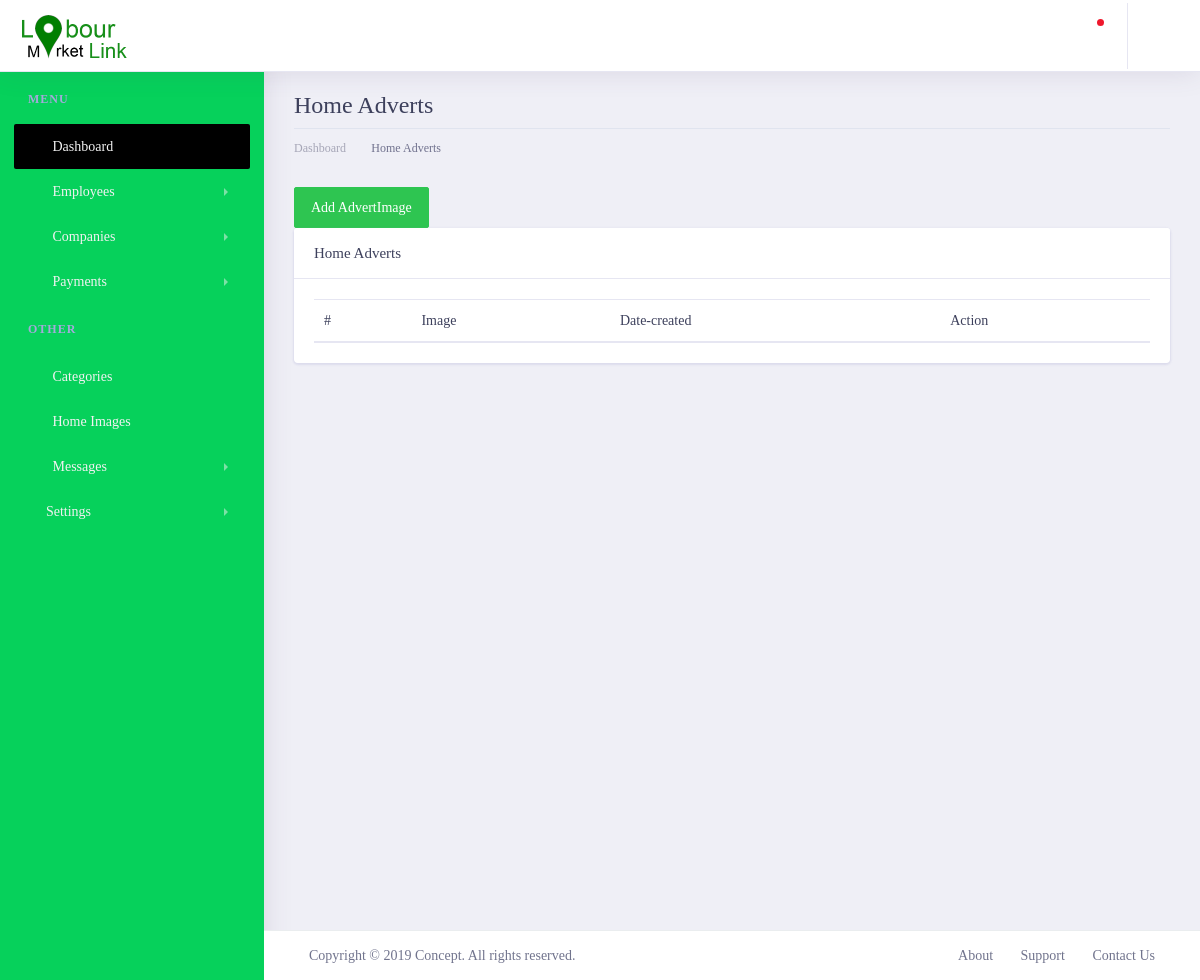
Before: /lmladmin/carouselImages/ with the older database file.
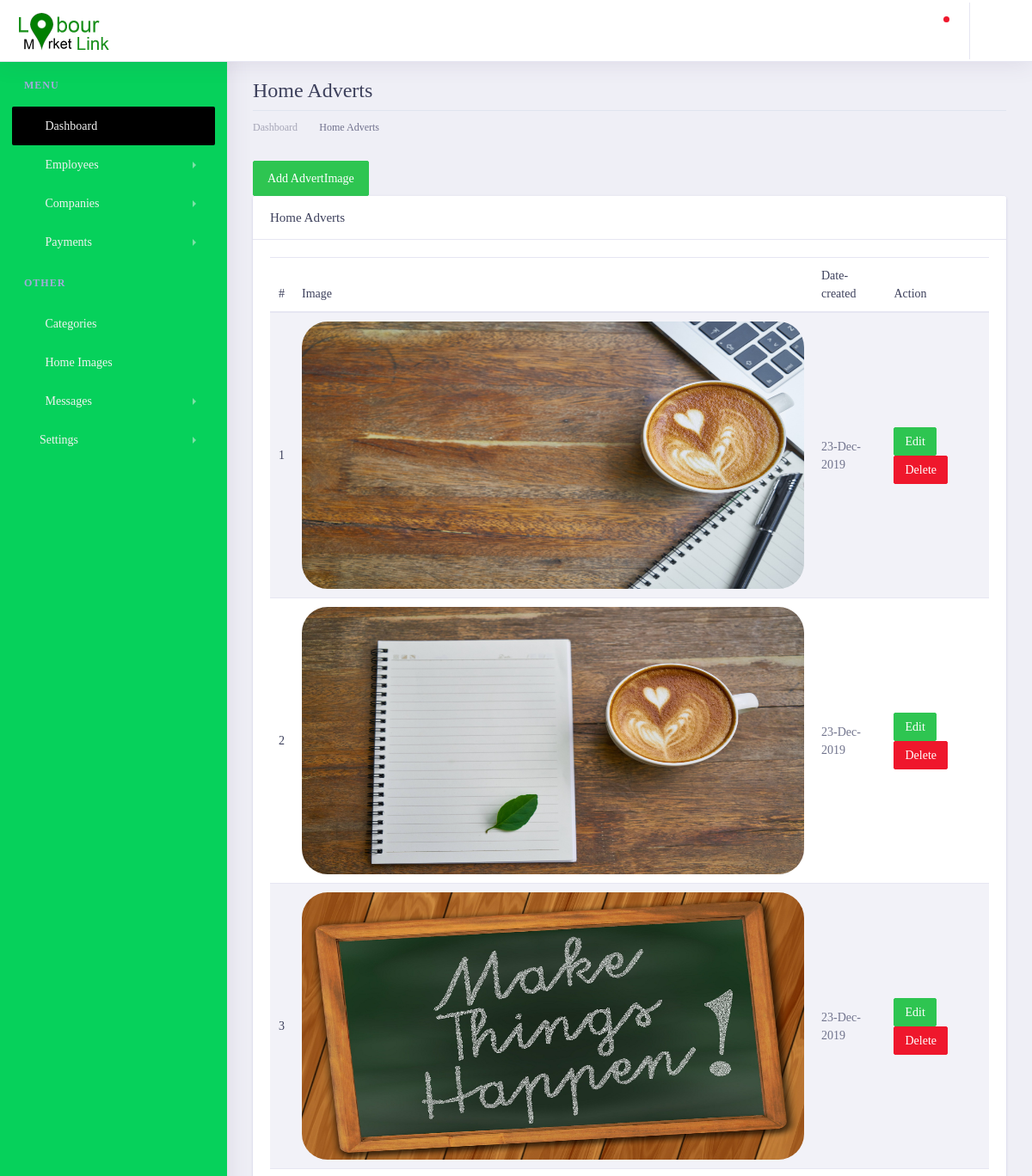
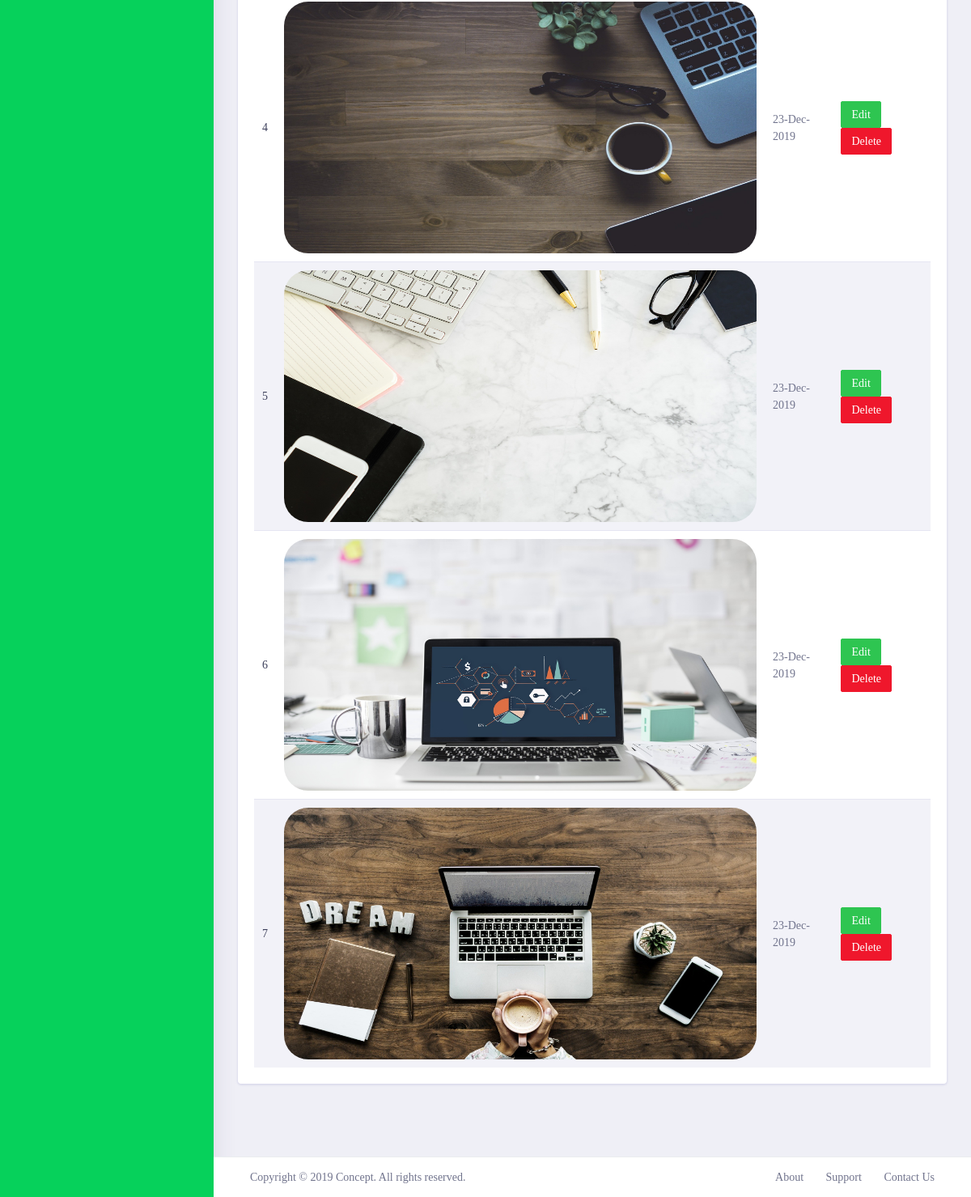
After: the same page with the newer database file (2 pictures, top to bottom).
### lmlappadmin/models.py (models this page shows, shortened)
class AdvertCarousel(models.Model):
    carousel_image = models.ImageField(upload_to='home_couresel',max_length=250,null=False, blank=False  ) #height_field=None, width_field=None,
    created_at = models.DateTimeField(auto_now_add=True)
    updated_at = models.DateTimeField(auto_now=True)

### lmlappadmin/views.py (the view, shortened to what this page needs)
# urls.py: path('carouselImages/',views.carouselImages, name='carouselImages'),
def carouselImages(request):
    context = {
        'title': 'Categories',
        'images': AdvertCarousel.objects.order_by('-created_at'),
    }
    return render(request, 'advertimages/carouselimages.html', context)

### lmlapp/templatetags/call_methods.py (called while the page is built)
@register.filter(name='contactushome')
def comments(request):
    contactushome = ContactUsHome.objects.filter(status="UNREAD").order_by("-created_at")
    if contactushome is not None:
        return contactushome
    return False

@register.filter(name='contactushomecount')
def commentscount(request):
    contactushomecount = ContactUsHome.objects.count()
    if contactushomecount > 0:
        return contactushomecount
    return False

### lmlappadmin/templates/advertimages/carouselimages.html (shortened to what this page needs)
{% extends 'admin/layout.html' %}
{% load static %}
{% block content %}
       <div class="dashboard-wrapper ml-0">
            <div class="container-fluid  dashboard-content">
                <div class="row">
                    <div class="col-xl-12 col-lg-12 col-md-12 col-sm-12 col-12">
                        <div class="page-header">
                            <h2 class="pageheader-title">Home Adverts</h2>
                            <div class="page-breadcrumb">
                                <nav aria-label="breadcrumb">
                                    <ol class="breadcrumb">
                                        <li class="breadcrumb-item"><a href="{% url 'LMLAdmin:home' %}" class="breadcrumb-link">Dashboard</a></li>
                                        <li class="breadcrumb-item active" aria-current="page">Home Adverts</li>
                                    </ol>
                                </nav>
                            </div>
                        </div>
                    </div>
                </div>
                <div class="row">
                    <div class="col-xl-12 col-lg-12 col-md-12 col-sm-12 col-12">
                            <button type="button" class="btn btn-success " data-toggle="modal" data-target="#exampleModal">
                              Add AdvertImage
                            </button>
                            <div class="card">
                                <h5 class="card-header">Home Adverts</h5>
                                <div class="card-body">
                                    <table class="table table-striped">
                                        <thead>
                                            <tr>
                                                <th scope="col">#</th>
                                                <th scope="col">Image</th>
                                                <th scope="col">Date-created</th>
                                                <th scope="col">Action</th>
                                            </tr>
                                        </thead>
                                        <tbody>
                                            {% for image in images %}
                                            <tr>
                                                <th scope="row">{{ forloop.counter }}</th>
                                                <td>
                                                    <div style="width: 584px; height: 311px; overflow: hidden; border-radius: 30px;">
                                                        <img class="w-100 h-100" src="{{ image.carousel_image.url }}" alt="">
                                                    </div>
                                                </td>
                                                <td>{{image.created_at|date:'d-M-Y'}}</td>
                                                <td>
                                                    <a href="" class="btn btn-success btn-sm" >Edit</a>
                                                    <a href="" class="btn btn-danger btn-sm" >Delete</a>
                                                </td>
                                            </tr>
                                             {% endfor %}
                                        </tbody>
                                    </table>
                                </div>
                            </div>
                        </div>
                </div>
            </div>
        </div>
{% endblock content %}

### lmlappadmin/templates/admin/layout.html (shortened to what this page needs)
<!doctype html>
{% load static %}
{% load call_methods %}
<html lang="en">
<head>
    <link rel="stylesheet" href="{% static 'assets/vendor/bootstrap/css/bootstrap.min.css' %}">
    <link href="{% static 'assets/vendor/fonts/circular-std/style.css' %}" rel="stylesheet">
    <link rel="stylesheet" href="{% static 'assets/libs/css/style.css' %}">
    <link rel="stylesheet" href="{% static 'assets/vendor/fonts/fontawesome/css/fontawesome-all.css' %}">
    <link rel="stylesheet" href="{% static 'assets/vendor/charts/chartist-bundle/chartist.css' %}">
    <link rel="stylesheet" href="{% static 'assets/vendor/charts/morris-bundle/morris.css' %}">
    <link rel="stylesheet" href="{% static 'assets/vendor/fonts/material-design-iconic-font/css/materialdesignicons.min.css' %}">
    <link rel="stylesheet" href="{% static 'assets/vendor/charts/c3charts/c3.css' %}">
    <link rel="stylesheet" href="{% static 'assets/vendor/fonts/flag-icon-css/flag-icon.min.css' %}">
     <link rel="stylesheet" href="https://cdnjs.cloudflare.com/ajax/libs/sweetalert/1.1.3/sweetalert.min.css">
</head>
<body>
    <div class="dashboard-main-wrapper">
        <div class="dashboard-header">
            <nav class="navbar navbar-expand-lg bg-white fixed-top">
                <a class="navbar-brand" href="{% url 'LMLAdmin:home' %}"><img src="{% static 'assets/img/LML4.png' %}" alt=""></a>
                <div class="collapse navbar-collapse " id="navbarSupportedContent">
                    <ul class="navbar-nav ml-auto navbar-right-top">
                        <li class="nav-item dropdown notification">
                            <a class="nav-link nav-icons" href="#" id="navbarDropdownMenuLink1" data-toggle="dropdown" aria-haspopup="true" aria-expanded="false">
                                <i class="fas fa-fw fa-bell"></i>
                                {% if request|contactushomecount %}
                                    <span class="indicator"></span>
                                {% endif %}
                            </a>
                        </li>
                        <li class="nav-item dropdown nav-user">
                            <a class="nav-link nav-user-img" href="#" id="navbarDropdownMenuLink2" data-toggle="dropdown" aria-haspopup="true" aria-expanded="false">
                                <i class="fa fa-user user-avatar-md rounded-circle"> </i>
                            </a>
                        </li>
                    </ul>
                </div>
            </nav>
        </div>
        <div class="nav-left-sidebar sidebar-dark">
            <div class="menu-list">
                <nav class="navbar navbar-expand-lg navbar-light">
                    <div class="collapse navbar-collapse" id="navbarNav">
                        <ul class="navbar-nav flex-column">
                            <li class="nav-divider">
                                Menu
                            </li>
                            <li class="nav-item ">
                                <a class="nav-link active" href="{% url 'LMLAdmin:home' %}"><i class="fa fa-fw fa-user-circle"></i>Dashboard <span class="badge badge-success">6</span></a>
                            </li>
                            <li class="nav-item">
                                <a class="nav-link" href="#" data-toggle="collapse" aria-expanded="false" data-target="#submenu-2" aria-controls="submenu-2"><i class="fa fa-fw fa-rocket"></i>Employees</a>
                            </li>
                            <li class="nav-item">
                                <a class="nav-link" href="#" data-toggle="collapse" aria-expanded="false" data-target="#submenu-5" aria-controls="submenu-5"><i class="fas fa-fw fa-table"></i>Companies</a>
                            </li>
                            <li class="nav-item">
                                <a class="nav-link" href="#" data-toggle="collapse" aria-expanded="false" data-target="#submenu-51" aria-controls="submenu-5"><i class="fas fa-fw fa-money-bill-alt"></i>Payments</a>
                            </li>
                            <li class="nav-divider">
                                Other
                            </li>
                            <li class="nav-item">
                                <a class="nav-link" href="{% url 'LMLAdmin:categories' %}" ><i class="fas fa-fw fa-inbox"></i>Categories <span class="badge badge-secondary">New</span></a>
                            </li>
                            <li class="nav-item">
                                <a class="nav-link" href="{% url 'LMLAdmin:carouselImages' %}" ><i class="fas fa-fw fa-inbox"></i>Home Images <span class="badge badge-secondary">New</span></a>
                            </li>
                            <li class="nav-item">
                                <a class="nav-link" href="#" data-toggle="collapse" aria-expanded="false" data-target="#submenu-9" aria-controls="submenu-9"><i class="fas fa-fw fa-map-marker-alt"></i>Messages</a>
                            </li>
                            <li class="nav-item">
                                <a class="nav-link" href="#" data-toggle="collapse" aria-expanded="false" data-target="#submenu-10" aria-controls="submenu-10"><i class="fas fa-f fa-folder"></i>Settings</a>
                            </li>
                        </ul>
                    </div>
                </nav>
            </div>
        </div>
        <div class="dashboard-wrapper">
            {% block content %}
            {% endblock content %}
            <div class="footer">
                <div class="container-fluid">
                    <div class="row">
                        <div class="col-xl-6 col-lg-6 col-md-6 col-sm-12 col-12">
                             Copyright ©
                            <script> var yr = new Date; document.write(yr.getFullYear());</script> Concept. All rights reserved.
                        </div>
                        <div class="col-xl-6 col-lg-6 col-md-6 col-sm-12 col-12">
                            <div class="text-md-right footer-links d-none d-sm-block">
                                <a href="javascript: void(0);">About</a>
                                <a href="javascript: void(0);">Support</a>
                                <a href="javascript: void(0);">Contact Us</a>
                            </div>
                        </div>
                    </div>
                </div>
            </div>
        </div>
    </div>
    {% load sweetify %}
</body>
</html>

Changed rows visible on the page:
added AdvertCarousel: carousel_image (picture), created_at "23-Dec-2019"
added AdvertCarousel: carousel_image (picture), created_at "23-Dec-2019"
added AdvertCarousel: carousel_image (picture), created_at "23-Dec-2019"
added AdvertCarousel: carousel_image (picture), created_at "23-Dec-2019"
added AdvertCarousel: carousel_image (picture), created_at "23-Dec-2019"
added AdvertCarousel: carousel_image (picture), created_at "23-Dec-2019"
added AdvertCarousel: carousel_image (picture), created_at "23-Dec-2019"
